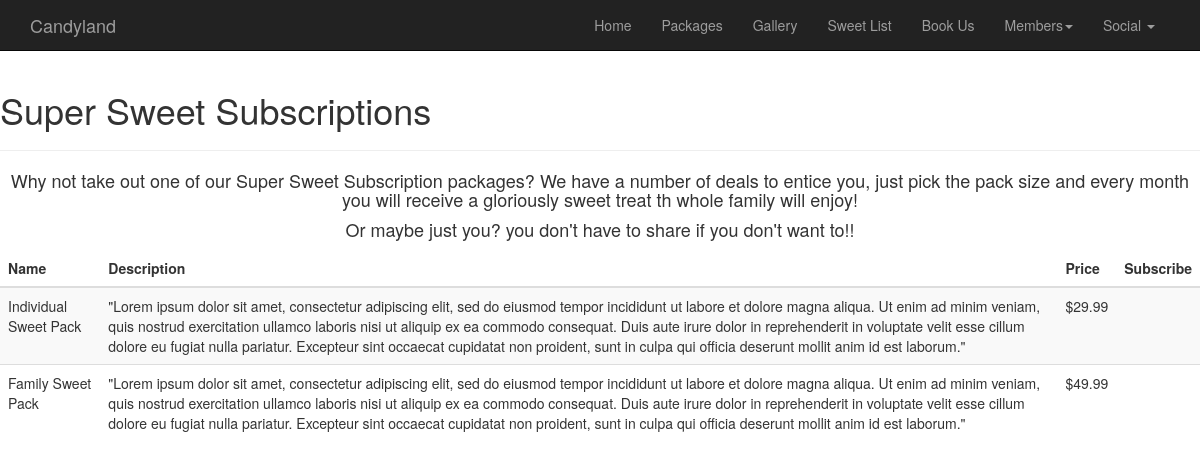
The page /sweetsubs/ (signed in) on the database its author committed.
### sweetsubs/models.py (models this page shows, shortened)
class Sweetsubs(models.Model):
    name = models.CharField(max_length=254, default='')
    description = models.TextField()
    price = models.DecimalField(max_digits=6, decimal_places=2)

### sweetsubs/views.py (the view)
# urls.py: url(r'^sweetsubs/$', sweetsubs_views.all_sweetsubs),
@login_required
def all_sweetsubs(request):
    sweetsubss = Sweetsubs.objects.all()
    return render(request, "sweetsubs/sweetsubs.html", {"sweetsubss": sweetsubss})

### accounts/models.py (called while the page is built)
    def is_subscribed(self, sweetsubs):
        try:
            purchase = self.purchases.get(sweetsubs_pk=sweetsubs.pk)
        except Exception:
            return False
        if purchase.subscription_end > timezone.now():
            return False
        return True

### CandyLand_app/templates/sweetsubs/sweetsubs.html
{% extends "base.html" %}
{% load sweetsubs_extras %}
{% block content %}
    <div class="contaner">
        <div class="col-mid-12">
            <h1>Super Sweet Subscriptions</h1>
            <hr>
            <h4>Why not take out one of our Super Sweet Subscription packages? We have a number of deals
            to entice you, just pick the pack size and every month you will receive a gloriously sweet
            treat th whole family will enjoy!</h4>
            <h4>Or maybe just you? you don't have to share if you don't want to!!</h4>
        </div>
    </div>
    <table class="table table-striped">
        <thead>
            <tr>
                <th>Name</th>
                <th>Description</th>
                <th>Price</th>
                <th>Subscribe</th>
            </tr>
        </thead>
        <tbody>
            {% for sweetsubs in sweetsubss %}
                <tr>
                    <td>{{ sweetsubs.name }}</td>
                    <td>{{ sweetsubs.description }}</td>
                    <td>${{ sweetsubs.price }}</td>
                    {% if user.is_authenticated %}
                        <td>{% paypal_form_for sweetsubs user %}</td>
                    {% else %}
                        <td><a href="#" class="btn btn-warning">You must Log In to subscribe</a></td>
                    {% endif %}
                </tr>
            {% endfor %}
        </tbody>
    </table>
{% endblock %}

### static/css/styling.css (style rules this page uses)
body { padding-top: 70px; }
h1 { text-center: center; }
h4 { text-align: center; }

### rows shown on the page
Sweetsubs: name "Individual Sweet Pack", description "\"Lorem ipsum dolor sit amet, consectetur adipiscing elit, sed do eiusmod tempor incididunt ut labore et dolore magna aliqua. Ut enim ad minim veniam, quis nostrud exercitation ullamco laboris nisi ut aliquip ex ea commodo consequat. Duis aute irure dolor in reprehenderit in voluptate velit esse cillum dolore eu fugiat nulla pariatur. Excepteur sint occaecat cupidatat non proident, sunt in culpa qui officia deserunt mollit anim id est laborum.\"", price "29.99"
Sweetsubs: name "Family Sweet Pack", description "\"Lorem ipsum dolor sit amet, consectetur adipiscing elit, sed do eiusmod tempor incididunt ut labore et dolore magna aliqua. Ut enim ad minim veniam, quis nostrud exercitation ullamco laboris nisi ut aliquip ex ea commodo consequat. Duis aute irure dolor in reprehenderit in voluptate velit esse cillum dolore eu fugiat nulla pariatur. Excepteur sint occaecat cupidatat non proident, sunt in culpa qui officia deserunt mollit anim id est laborum.\"", price "49.99"
